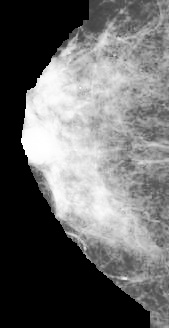
#> input picture Segmentacion/imagen_resultante.jpg, 169 x 328 px
$ python Segmentacion.py
#> lines starting #> are read from the running program, lines starting #| are printed output that depends on the picture; after the words box and inside, x2 and y2 are one past the last pixel; in counts of white or black regions, pixels touching at a corner belong together
import argparse
from skimage import io
from skimage.exposure import equalize_hist
import numpy as np
from PIL import Image
from scipy import ndimage
import matplotlib.pyplot as plt

# Cargar la imagen
"""
parser = argparse.ArgumentParser(description='Procesar una imagen.')
parser.add_argument('image_path', type=str, help='La ruta a la imagen que se procesará')
args = parser.parse_args()
image_path = args.image_path
"""
image_path = 'imagen_resultante.jpg'
image = Image.open(image_path)
#> image is the input picture: PIL image 169x328 L; min 0, max 255, mean 105.2


# Convertir a escala de grises
imgGrises = image.convert('L')

# Convertir la imagen PIL a un array de numpy
np_image = np.array(imgGrises)

# Crear la máscara binaria para el top 10% más brillante
p90_threshold = np.percentile(np_image, 95)
#> p90_threshold = 242
binary_mask = np_image > p90_threshold
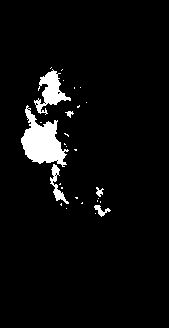
#> binary_mask: shape (328, 169) bool; 4.7% white; 28 white regions (22 under 20 px), largest, box (x1, y1, x2, y2) and area: (21, 105, 69, 167) 1485, (34, 69, 71, 115) 682, (50, 164, 69, 204) 234, (94, 205, 111, 217) 83, (96, 187, 104, 197) 43, (65, 111, 74, 118) 31

# Identificar los componentes conectados
labeled_array, num_features = ndimage.label(binary_mask)
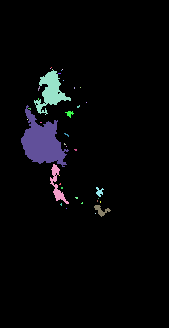
#> labeled_array: shape (328, 169) int32; 39 distinct labels, from 0 to 38; one colour per label, 0 black
#> num_features = 38

# Crear una máscara que será True para los componentes que deseamos mantener
mask = np.ones_like(labeled_array, dtype=bool)

# Iterar sobre cada componente conectado
for label_num in range(1, num_features + 1):
    # Encontrar la posición de los píxeles que pertenecen a este componente
    positions = np.argwhere(labeled_array == label_num)

    # Revisar si alguno de los píxeles está en el borde
    touching_border = np.any(positions[:, 0] == 0) or \
                      np.any(positions[:, 1] == 0) or \
                      np.any(positions[:, 0] == labeled_array.shape[0] - 1) or \
                      np.any(positions[:, 1] == labeled_array.shape[1] - 1)

    # Si el componente está tocando el borde, se excluye de la máscara
    if touching_border:
        mask[labeled_array == label_num] = False
#> this loop made 38 passes
#> positions on passes 1, 2, 3, 4, 6, 7, 8, 10, 11, 12, 13, 16: [[67, 51]], [[68, 50]], [[69, 52]], [[69, 62]], [[70, 61]], [[73, 58], [73, 59], [73, 60]], [[80, 63]], [[87, 74], [88, 74]], [[87, 80]], [[98, 38], [99, 38]], [[102, 86]], [[108, 28], [108, 29], [108, 30], [109, 30]]
#> mask: shape (328, 169) bool; every value is 1

# Aplicar la máscara para obtener la imagen final
final_image = binary_mask & mask

# Convertir la máscara binaria a una imagen PIL y guardarla
result_image = Image.fromarray((final_image * 255).astype(np.uint8))
result_image.save('imagen_umbralizada.png')

# Mostrar la imagen resultante
plt.imshow(final_image, cmap='gray')
plt.axis('off')
plt.show()


# Cargar las imágenes
imagen1 = Image.open(image_path).convert("RGB")
imagen2 = Image.open("imagen_umbralizada.png").convert("RGB")

pixeles2 = imagen2.load()
for i in range(imagen2.size[0]):
    for j in range(imagen2.size[1]):
        if pixeles2[i, j] == (255, 255, 255):  # Blanco
            pixeles2[i, j] = (255, 0, 0)  # Rojo

if imagen1.size != imagen2.size:
    imagen2 = imagen2.resize(imagen1.size)

# Aplicar la operación OR
pixeles1 = imagen1.load()
pixeles2 = imagen2.load()

for i in range(imagen1.size[0]):
    for j in range(imagen1.size[1]):
        r = pixeles1[i, j][0] | pixeles2[i, j][0]
        g = pixeles1[i, j][1] | pixeles2[i, j][1]
        b = pixeles1[i, j][2] | pixeles2[i, j][2]
        pixeles1[i, j] = (r, g, b)

# Guardar o mostrar la imagen resultante
imagen1.save("imagenSegmentada.jpg")
